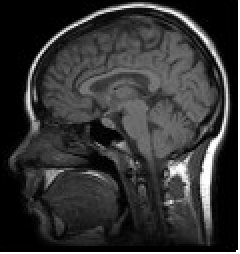
#> input picture SJK002_ComputerVision/LAB1/p1-4students/imgs-P1/cabeza.pgm, 120 x 127 px (shown 2 times larger); its folder holds only this picture in this run
$ python p1.py
#> lines starting #> are read from the running program, lines starting #| are printed output that depends on the picture
### SJK002_ComputerVision/LAB1/p1-4students/visualPercepUtils.py
import numpy as np
import math
import matplotlib.pyplot as plt

def computeRowsCols(N, m, n):
    print(N, m, n)
    if m is None:
        m = math.sqrt(N)
        if n is None:
            n = math.ceil(N / m)
        else:
            m = math.ceil(N / n)
    else:
        if n is None:
            n = math.ceil(N / m)
        else:
            m = math.ceil(N / n)
    m, n = max(1, m), max(1, n)
    m, n = math.ceil(m), math.ceil(n)
    #print(m, n)
    return m, n

# [12 lines left out: function showInFigs, not called in this run]

def showInGrid(imgs, m=None, n=None, title="",subtitles=None):
    N = len(imgs)
    #plt.subplots_adjust(top=5) # añadido (10/10/19) para ejecutar una entrega de un estudiante
    m, n = computeRowsCols(N, m, n)
    #print(m,n)
    fig = plt.figure(figsize=(m, n))
    plt.gray()
    for i in range(1, N + 1):
        ax=fig.add_subplot(m, n, i)
        if len(imgs[i - 1].shape) >= 2:
            plt.imshow(imgs[i - 1])
        else:
            plt.plot(imgs[i - 1])
        if subtitles is not None:
            ax.set_title(subtitles[i-1])

    fig.suptitle(title)
    #plt.savefig(title+".png")#,bbox_inches='tight')
    plt.show(block=True)

def histImg(im):
    return np.histogram(im.flatten(), 256)[0]

def showPlusInfo(data,title=None):
    plt.plot(data)
    if title is not None:
        plt.title(title)
    plt.show(block=True)

def showImgsPlusHists(im, im2, title=""):
    hists = [histImg(im), histImg(im2)]
    #print(im2.shape, hists[0].shape)
    showInGrid([im, im2] + hists, title=title)
    # [11 lines of commented-out code are left out]


# [22 lines left out: functions pil2np, displayHoughPeaks, not called in this run]

def showImWithColorMap(im,cmap='spectral'):
    plt.imshow(im,cmap=cmap)

### SJK002_ComputerVision/LAB1/p1-4students/p1.py
#!/usr/bin/env python
# -*- coding: utf-8 -*-

from PIL import Image
import numpy as np
import glob
import os
import visualPercepUtils as vpu

def histeq(im, nbins=256):
    imhist, bins = np.histogram(im.flatten(), list(range(nbins)), density=False)
    cdf = imhist.cumsum() # cumulative distribution function (CDF) = cummulative histogram
    factor = 255 / cdf[-1]  # cdf[-1] = last element of the cummulative sum = total number of pixels)
    im2 = np.interp(im.flatten(), bins[:-1], factor*cdf)
    return im2.reshape(im.shape), cdf

def testHistEq(im):
    im2, cdf = histeq(im)
    return [im2, cdf]

def darkenImg(im,p=2):
    return (im ** float(p)) / (255 ** (p - 1)) # try without the float conversion and see what happens

def brightenImg(im,p=2):
    return np.power(255.0 ** (p - 1) * im, 1. / p)  # notice this NumPy function is different to the scalar math.pow(a,b)


def testDarkenImg(im):
    im2 = darkenImg(im,p=2) #  Is "p=2" different here than in the function definition? Can we remove "p=" here?
    return [im2]


def testBrightenImg(im):
    p=2
    im2=brightenImg(im,p)
    return [im2]

path_input = './imgs-P1/'
path_output = './imgs-out-P1/'
bAllFiles = True
if bAllFiles:
    files = glob.glob(path_input + "*.pgm")
else:
    files = [path_input + 'iglesia.pgm'] # iglesia,huesos

bAllTests = True
if bAllTests:
    tests = ['testHistEq', 'testBrightenImg', 'testDarkenImg']
else:
    tests = ['testHistEq']#['testBrightenImg']
nameTests = {'testHistEq': "Histogram equalization",
             'testBrightenImg': 'Brighten image',
             'testDarkenImg': 'Darken image'}
suffixFiles = {'testHistEq': '_heq',
               'testBrightenImg': '_br',
               'testDarkenImg': '_dk'}

bSaveResultImgs = True

def doTests():
    print("Testing on", files)
    for imfile in files:
        im = np.array(Image.open(imfile).convert('L'))  # from Image to array
#> im is the input picture: shape (127, 120); min 0, max 255, mean 52.3
        for test in tests:
            out = eval(test)(im)
            im2 = out[0]
            vpu.showImgsPlusHists(im, im2, title=nameTests[test])
            if len(out) > 1:
                vpu.showPlusInfo(out[1],"cumulative histogram" if test=="testHistEq" else None)
            if bSaveResultImgs:
                dirname,basename = os.path.dirname(imfile), os.path.basename(imfile)
                fname, fext = os.path.splitext(basename)
                #print(dname,basename)
                pil_im = Image.fromarray(im2.astype(np.uint8))  # from array to Image
                pil_im.save(path_output+'//'+fname + suffixFiles[test] + fext)
#> this loop made 3 passes
#| 4 None None
#| 4 None None
#| 4 None None
#> pass 1, in testHistEq, `im2, cdf = histeq(im)`:
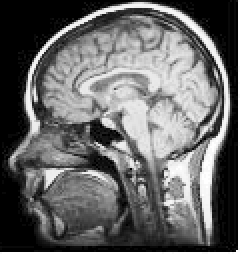
#> im2: shape (127, 120) float64 (shown 2 times larger); min 48.39, max 255, mean 132.8; drawn with min black and max white
#> pass 1, in showInGrid, `plt.show(block=True)`:
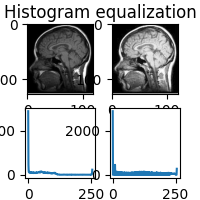
#> figure drawn by matplotlib, 4 panels; panel 3: curve peaks at x = 0, y = 2892; panel 4: curve peaks at x = 0, y = 2892
#> pass 1, in showPlusInfo, `plt.show(block=True)`:
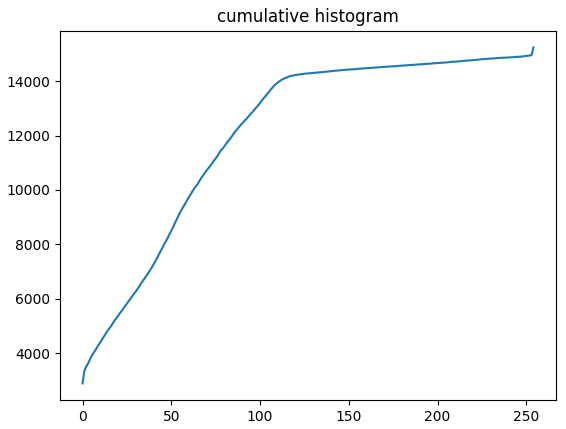
#> figure drawn by matplotlib, 1 panel; curve peaks at x = 254, y = 15240
#> pass 1, in doTests, `pil_im = Image.fromarray(im2.astype(np.uint8))`:
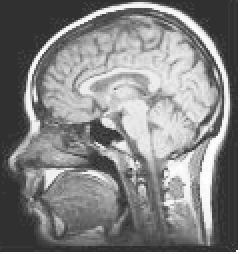
#> pil_im: PIL image 120x127 L (shown 2 times larger); min 48, max 255, mean 132.4
#> pass 2, in testBrightenImg, `im2=brightenImg(im,p)`:
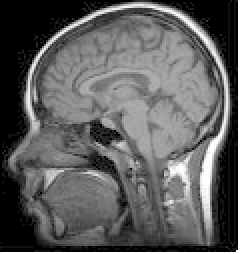
#> im2: shape (127, 120) float64 (shown 2 times larger); min 0, max 255, mean 94.8
#> pass 2, in showInGrid (call 2), `plt.show(block=True)`:
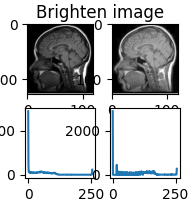
#> figure drawn by matplotlib, 4 panels; panel 3: curve peaks at x = 0, y = 2892; panel 4: curve peaks at x = 0, y = 2892
#> after the loop:
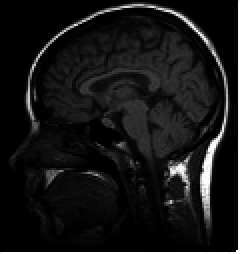
#> pil_im: PIL image 120x127 L (shown 2 times larger); min 0, max 255, mean 22.1

if __name__== "__main__":
    doTests()

$ run again, on SJK002_ComputerVision/LAB1/p1-4students/imgs-P1/huesos.pgm
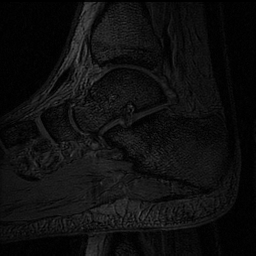
#> input picture SJK002_ComputerVision/LAB1/p1-4students/imgs-P1/huesos.pgm, 256 x 256 px
#> in doTests, im is the input picture: shape (256, 256); min 0, max 93, mean 15
#> the loop in doTests, `for test in tests:` made 3 passes
#> (printed output is left out)
#> pass 1, in testHistEq, `im2, cdf = histeq(im)`:
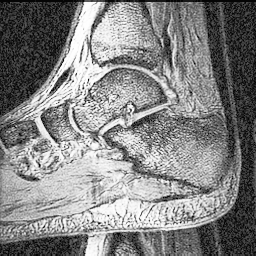
#> im2: shape (256, 256) float64; min 5.47, max 255, mean 131.7
#> pass 2, in showInGrid (call 2), `plt.show(block=True)`:
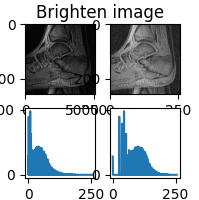
#> figure drawn by matplotlib, 4 panels; panel 3: curve peaks at x = 8, y = 4879; panel 4: curve peaks at x = 45, y = 4879
